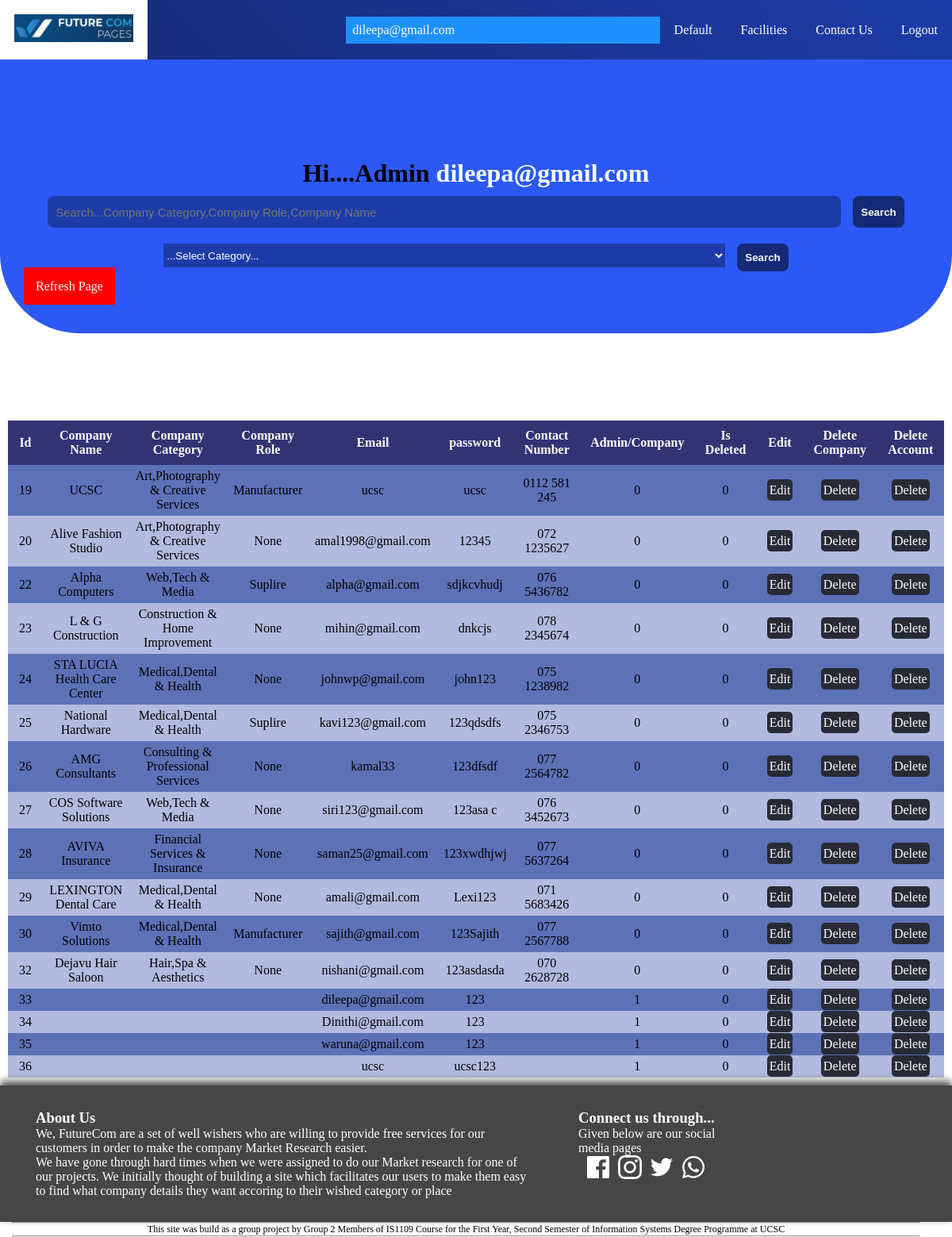
The page /pages/admin.php (signed in) on the database its author committed.
### tables this page shows
CREATE TABLE IF NOT EXISTS `final` (
  `id` int(11) NOT NULL AUTO_INCREMENT,
  `person_name` varchar(255) NOT NULL,
  `position` varchar(100) NOT NULL,
  `company_name` varchar(255) NOT NULL,
  `email` varchar(255) NOT NULL,
  `password` varchar(255) NOT NULL,
  `address` varchar(255) NOT NULL,
  `contact_number` varchar(25) NOT NULL,
  `established_date` varchar(100) NOT NULL,
  `company_category` varchar(255) NOT NULL,
  `company_role` varchar(100) NOT NULL,
  `logo` varchar(100) NOT NULL,
  `discription` varchar(255) NOT NULL,
  `numberof_employees` varchar(100) NOT NULL,
  `user_role` varchar(2) NOT NULL,
  `is_deleted` varchar(2) NOT NULL,
  PRIMARY KEY (`id`)
);

### pages/admin.php (the view, shortened to what this page needs)
<?php
require_once "../include/connection.php";
$userList = "";
if (isset($_GET['search'])) {
    $search = mysqli_real_escape_string($conn, $_GET['search']);
    $query = "SELECT * FROM final WHERE (company_category LIKE '%$search%' OR company_name LIKE '%$search%' OR company_role LIKE '%$search%'  ) ORDER BY id";
} else {
    $query = "SELECT * FROM final ORDER BY id";
}
$result = mysqli_query($conn, $query);
if ($result) {
    while ($user = mysqli_fetch_assoc($result)) {
        $userList .= "   <tr>
                    <td>{$user['id']}</td>
                    <td>{$user['company_name']}</td>
                    <td>{$user['company_category']}</td>
                    <td>{$user['company_role']}</td>
                    <td>{$user['email']}</td>
                    <td>{$user['password']}</td>
                    <td>{$user['contact_number']}</td>
                    <td>{$user['user_role']}</td>
                    <td>{$user['is_deleted']}</td>
                    <td><a href=\"../include/adminEdit.php?current_user_id={$user['id']} \">Edit</a></td>
                    <td> <a href=\"../include/adminDeleteCompany.php?current_user_id={$user['id']} \">Delete</a></td>
                    <td> <a href=\"../include/adminDeleteAccount.php?current_user_password={$user['password']}&current_user_email={$user['email']} \">Delete</a></td>
                </tr>";
    }
}
?>
<!DOCTYPE html>
<html lang="en">
<head>
    <link rel="stylesheet" href="../CSS/admin.css" />
    <link rel="stylesheet" href="../CSS/footer.css" />
    <link rel="stylesheet" href="../CSS/header.css" />
    <link rel="stylesheet" href="../CSS/navbar.css" />
</head>
<body>
    <div class="container">
        <div class="navbar">
            <ul>
                <li><a href="../index.php" style="background:white;"><img src="../video/logo1.png" alt="" style="width:150px;height:35px;object-fit: fill;"></a></li>
                <li class="first" style="flex-grow: 1; background: dodgerblue; padding: 8px">
                    <?php echo $_SESSION["email"];  ?>
                </li>
                <li><a href="./default.php" style="flex-grow: 1">Default</a></li>
                <li><a href="" style="flex-grow: 1">Facilities</a></li>
                <li><a href="./contactus.php" style="flex-grow: 1">Contact Us</a></li>
                <li>
                    <a href="../include/logout.php" style="flex-grow: 1">Logout</a>
                </li>
            </ul>
        </div>
        <div class="header">
            <h1 style="text-align: center">
                <span> Hi....Admin</span>
                <span style="color: mintcream; margin-bottom: 10px"><?php echo $_SESSION["email"]; ?></span>
            </h1>
            <form action="admin.php" method="get" style="margin-top: 10px">
                <div class="search">
                    <input type="text " name="search" autofocus placeholder="Search...Company Category,Company Role,Company Name" />
                    <button type="submit" name="submit">Search</button>
                </div>
            </form>
            <form action="admin.php" method="get" style="margin-top: 10px">
                <div class="selection">
                    <select name="search" id="">
                        <option selected>...Select Category...</option>
                    </select>
                    <button type="submit" name="submit">Search</button>
                </div>
            </form>
            <div>
                <p>
                    <a href="./admin.php" style="
                background: red;
                padding: 15px;
                color: white;
                text-decoration: none;
                margin-left: 30px;
                margin-top: 1000px;
                position: relative;
              ">Refresh Page
                    </a>
                </p>
            </div>
        </div>
        <div class="table">
            <table>
                <tr>
                    <th>Id</th>
                    <th>Company Name</th>
                    <th>Company Category</th>
                    <th>Company Role</th>
                    <th>Email</th>
                    <th>password</th>
                    <th>Contact Number</th>
                    <th>Admin/Company</th>
                    <th>Is Deleted</th>
                    <th>Edit</th>
                    <th>Delete Company</th>
                    <th>Delete Account</th>
                </tr>
                <?php echo $userList; ?>
            </table>
        </div>
        <?php require_once "../pages/footer.php" ?>
    </div>
</body>
</html>

### CSS/admin.css (style rules this page uses)
* { box-sizing: border-box; margin: 0; padding: 0; }
.container { width: 100%; height: 100vh; }
.table { margin-top: 100px; padding: 10px; }
.table th { background: rgb(51, 51, 116); color: white; }
.table table { border-collapse: collapse; width: 100%; }
.table table th { padding: 10px; text-align: center; width: 300px; }
.table table td { padding: 5px; text-align: center; font-weight: 100; }
.table tr:nth-child(even) { background: #5d71b7; }
.table tr:nth-child(odd) { background: #b1bbdf; }
.table table tr a { text-decoration: none; background: #282b36; color: white; padding: 5px 3px; border-radius: 5px; }

### CSS/header.css (style rules this page uses)
.header { background: #2c58f5; position: relative; padding-top: 200px; padding-bottom: 50px; width: 100%; border-bottom-left-radius: 100px; border-bottom-right-radius: 100px; }
.search { display: flex; flex-direction: row; justify-content: center; width: 100%; }
.search input { background-color: #1e3ca8; width: 1000px; height: 40px; color: bisque; font-size: 15px; padding: 10px; border-radius: 8px; border: none; outline: none; }
.search button, .selection button { margin-left: 15px; border: none; outline: none; color: white; background: #152a75; padding: 10px; font-weight: 800; border-radius: 8px; }
.selection { display: flex; flex-direction: row; justify-content: center; width: 100%; padding: 10px; }
.selection select { height: 30px; color: white; background-color: #1e3ca8; outline: none; border: none; width: 60%; }

### CSS/navbar.css (style rules this page uses)
* { margin: 0; padding: 0; box-sizing: border-box; }
.navbar { z-index: 1; position: absolute; top: 0; width: 100%; }
.navbar ul { background: linear-gradient(45deg, #152a75, #1e3ca8); display: flex; list-style: none; align-items: center; }
.navbar ul li { color: white; }
.navbar ul li a { color: white; text-decoration: none; padding: 18px; display: block; }

### rows shown on the page
final: id "19", company_name "UCSC", company_category "Art,Photography & Creative Services", company_role "Manufacturer", email "ucsc", password "ucsc", contact_number "0112 581 245", user_role "0", is_deleted "0"
final: id "20", company_name "Alive Fashion Studio", company_category "Art,Photography & Creative Services", company_role "None", email "amal1998@gmail.com", password "12345", contact_number "072 1235627", user_role "0", is_deleted "0"
final: id "22", company_name "Alpha Computers", company_category "Web,Tech & Media", company_role "Suplire", email "alpha@gmail.com", password "sdjkcvhudj", contact_number "076 5436782", user_role "0", is_deleted "0"
final: id "23", company_name "L & G Construction", company_category "Construction & Home Improvement", company_role "None", email "mihin@gmail.com", password "dnkcjs", contact_number "078 2345674", user_role "0", is_deleted "0"
final: id "24", company_name "STA LUCIA Health Care Center", company_category "Medical,Dental & Health", company_role "None", email "johnwp@gmail.com", password "john123", contact_number "075 1238982", user_role "0", is_deleted "0"
final: id "25", company_name "National Hardware", company_category "Medical,Dental & Health", company_role "Suplire", email "kavi123@gmail.com", password "123qdsdfs", contact_number "075 2346753", user_role "0", is_deleted "0"
final: id "26", company_name "AMG Consultants", company_category "Consulting & Professional Services", company_role "None", email "kamal33", password "123dfsdf", contact_number "077 2564782", user_role "0", is_deleted "0"
final: id "27", company_name "COS Software Solutions", company_category "Web,Tech & Media", company_role "None", email "siri123@gmail.com", password "123asa c", contact_number "076 3452673", user_role "0", is_deleted "0"
final: id "28", company_name "AVIVA Insurance", company_category "Financial Services & Insurance", company_role "None", email "saman25@gmail.com", password "123xwdhjwj", contact_number "077 5637264", user_role "0", is_deleted "0"
final: id "29", company_name "LEXINGTON Dental Care", company_category "Medical,Dental & Health", company_role "None", email "amali@gmail.com", password "Lexi123", contact_number "071 5683426", user_role "0", is_deleted "0"
final: id "30", company_name "Vimto Solutions", company_category "Medical,Dental & Health", company_role "Manufacturer", email "sajith@gmail.com", password "123Sajith", contact_number "077 2567788", user_role "0", is_deleted "0"
final: id "32", company_name "Dejavu Hair Saloon", company_category "Hair,Spa & Aesthetics", company_role "None", email "nishani@gmail.com", password "123asdasda", contact_number "070 2628728", user_role "0", is_deleted "0"
final: id "33", email "dileepa@gmail.com", password "123", user_role "1", is_deleted "0"
final: id "34", email "Dinithi@gmail.com", password "123", user_role "1", is_deleted "0"
final: id "35", email "waruna@gmail.com", password "123", user_role "1", is_deleted "0"
final: id "36", email "ucsc", password "ucsc123", user_role "1", is_deleted "0"

### other values the page prints
$_SESSION["email"] "dileepa@gmail.com"
